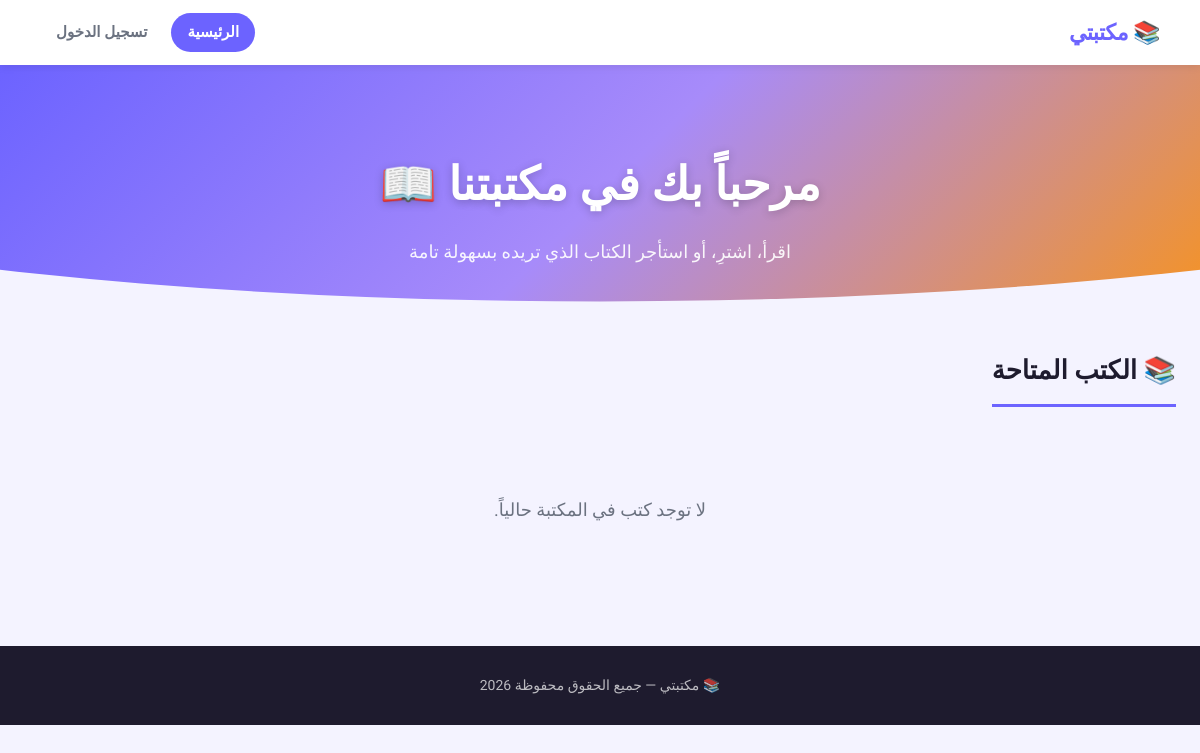
/, run on an earlier commit of the app's database.
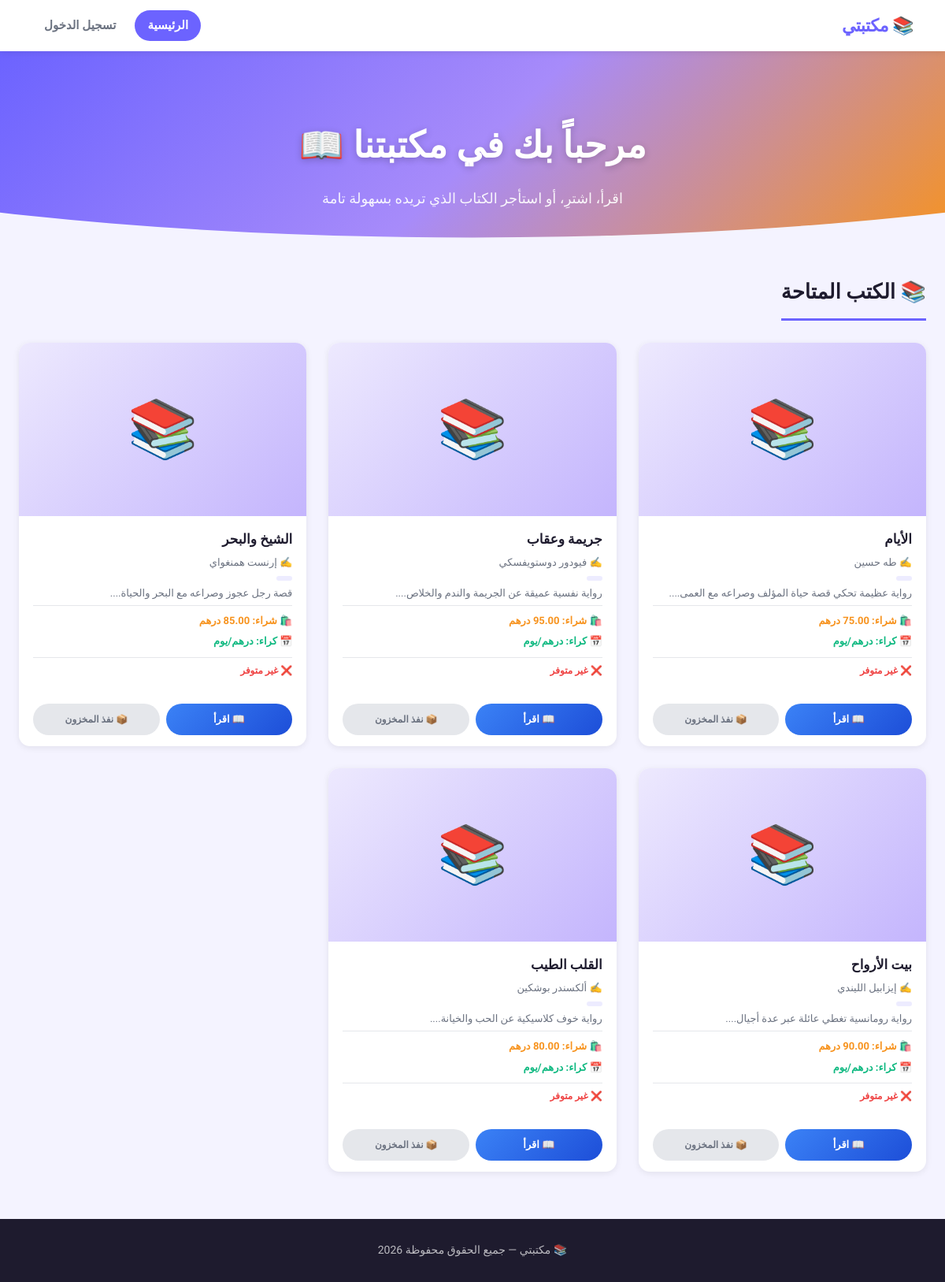
And on a later commit of the database.
### tables this page shows
CREATE TABLE books (
    book_id INT AUTO_INCREMENT PRIMARY KEY,
    title VARCHAR(255) NOT NULL,
    author VARCHAR(150) NOT NULL,
    type_id INT NOT NULL,
    cover_image VARCHAR(500),
    description TEXT,
    price_buy DECIMAL(10,2) NOT NULL,
    price_rental DECIMAL(10,2),
    available_buy BOOLEAN DEFAULT TRUE,
    available_rental BOOLEAN DEFAULT FALSE,
    created_at DATETIME DEFAULT CURRENT_TIMESTAMP,
    FOREIGN KEY (type_id) REFERENCES book_types(type_id) ON DELETE RESTRICT
);

### index.php (the view, shortened to what this page needs)
<?php
require_once 'core/db.php';
?>
<!DOCTYPE html>
<html lang="ar" dir="rtl">
<head>
    <link rel="stylesheet" href="assets/css/main.css">
</head>
<body>
<nav class="navbar">
    <div class="nav-brand">📚 مكتبتي</div>
    <div class="nav-links">
        <a href="index.php" class="active">الرئيسية</a>
        <a href="views/login.php">تسجيل الدخول</a>
    </div>
</nav>
<section class="hero">
    <div class="hero-content">
        <h1>مرحباً بك في مكتبتنا 📖</h1>
        <p>اقرأ، اشترِ، أو استأجر الكتاب الذي تريده بسهولة تامة</p>
    </div>
</section>
<main class="books-section">
    <h2 class="section-title">📚 الكتب المتاحة</h2>
    <?php
    $stmt = $pdo->prepare("SELECT * FROM books ORDER BY created_at DESC");
    $stmt->execute();
    $books = $stmt->fetchAll();
    ?>
    <?php if (empty($books)): ?>
        <p class="no-books">لا توجد كتب في المكتبة حالياً.</p>
    <?php else: ?>
        <div class="books-grid">
            <?php foreach ($books as $book): ?>
                <div class="book-card">
                    <?php if (!empty($book['cover_image'])): ?>
                        <img
                            src="assets/images/<?= htmlspecialchars($book['cover_image']) ?>"
                            alt="غلاف <?= htmlspecialchars($book['title']) ?>"
                            class="book-cover"
                        >
                    <?php else: ?>
                        <div class="book-cover-placeholder">📚</div>
                    <?php endif; ?>
                    <div class="book-info">
                        <h3 class="book-title"><?= htmlspecialchars($book['title']) ?></h3>
                        <p class="book-author">✍️ <?= htmlspecialchars($book['author']) ?></p>
                        <span class="book-category"><?= htmlspecialchars($book['category']) ?></span>
                        <p class="book-desc">
                            <?= htmlspecialchars(mb_substr($book['description'] ?? '', 0, 80)) ?>...
                        </p>
                        <div class="book-prices">
                            <span class="price-buy">🛍️ شراء: <?= $book['price_buy'] ?> درهم</span>
                            <span class="price-rent">📅 كراء: <?= $book['price_rent'] ?> درهم/يوم</span>
                        </div>
                        <?php if ($book['stock'] > 0): ?>
                            <p class="in-stock">✅ متوفر (<?= $book['stock'] ?> نسخة)</p>
                        <?php else: ?>
                            <p class="out-stock">❌ غير متوفر</p>
                        <?php endif; ?>
                    </div>
                    <div class="book-actions">
                        <a href="read.php?id=<?= $book['id'] ?>" class="btn btn-read">
                            📖 اقرأ
                        </a>
                        <?php if ($book['stock'] > 0): ?>
                            <a href="buy.php?id=<?= $book['id'] ?>" class="btn btn-buy">
                                🛍️ اشترِ
                            </a>
                            <a href="rent.php?id=<?= $book['id'] ?>" class="btn btn-rent">
                                📅 استأجر
                            </a>
                        <?php else: ?>
                            <span class="btn btn-disabled">📦 نفذ المخزون</span>
                        <?php endif; ?>
                    </div>
                </div>
            <?php endforeach; ?>
        </div>
    <?php endif; ?>
</main>
<footer class="footer">
    <p>📚 مكتبتي — جميع الحقوق محفوظة <?= date('Y') ?></p>
</footer>
</body>
</html>

What changed in the data, as far as the page shows it:
added books: title "الأيام", author "طه حسين", description "رواية عظيمة تحكي قصة حياة المؤلف وصراعه مع العمى.", price_buy "75.00", stock "❌ غير متوفر"
added books: title "جريمة وعقاب", author "فيودور دوستويفسكي", description "رواية نفسية عميقة عن الجريمة والندم والخلاص.", price_buy "95.00", stock "❌ غير متوفر"
added books: title "الشيخ والبحر", author "إرنست همنغواي", description "قصة رجل عجوز وصراعه مع البحر والحياة.", stock "❌ غير متوفر"
added books: title "بيت الأرواح", author "إيزابيل الليندي", description "رواية رومانسية تغطي عائلة عبر عدة أجيال.", price_buy "90.00", stock "❌ غير متوفر"
added books: title "القلب الطيب", author "ألكسندر بوشكين", description "رواية خوف كلاسيكية عن الحب والخيانة.", price_buy "80.00", stock "❌ غير متوفر"
Also different on the page:
text no longer shown: "لا توجد كتب في المكتبة حالياً."
